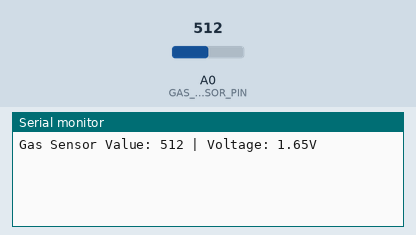
This sketch was run on a simulated Arduino Uno, built with avr-gcc and run on an emulated ATmega328P. Parts: the last lines printed to the serial monitor. Inputs (shaded band) come from the test bench; at power-on: A0 (GAS_SENSOR_PIN) = 512.

Above: at 2.2 s.
2.3 s: A0 (GAS_SENSOR_PIN) set to 716
At 3.7 s:
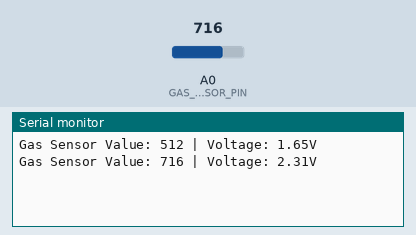
5.0 s: A0 (GAS_SENSOR_PIN) set to 900
At 6.5 s:
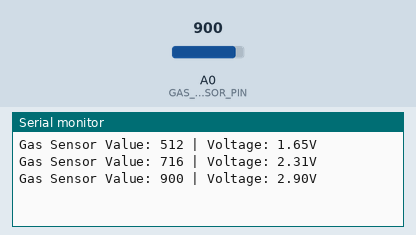
Timing chart, 0 to 8.0 s (numbered marks = the images above; inputs shaded):
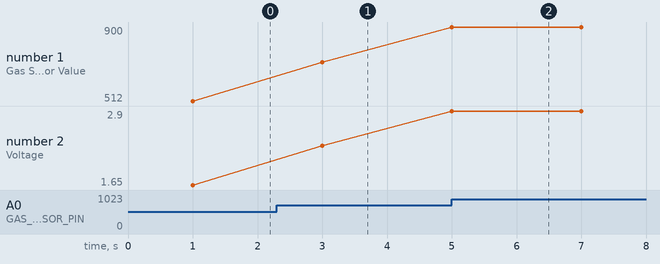

Measured:
- after the input at 2.3 s, the serial monitor: prints a new line after 0.70 s (image 1)
- after the input at 5.0 s, the serial monitor: prints a new line at once (image 2)
- plotted number 1: 512 → 716 after the input at 2.3 s, 716 → 900 after the input at 5.0 s
- plotted number 2: 1.65 → 2.31 after the input at 2.3 s, 2.31 → 2.9 after the input at 5.0 s

The sketch:

mq4-analog.ino
```cpp
// Define the pin for MQ-4 gas sensor
#define GAS_SENSOR_PIN A0  // Analog pin for the MQ-4 gas sensor

void setup() {
  Serial.begin(115200);  // Start the serial communication
  pinMode(GAS_SENSOR_PIN, INPUT);
  delay(1000);           // Give some time for setup
}

void loop() {
  int gasValue = analogRead(GAS_SENSOR_PIN);  // Read the value from the MQ-4 sensor
  float voltage = (gasValue / 1024.0) * 3.3;  // Convert the analog reading to voltage (for ESP8266's 3.3V range)

  Serial.print("Gas Sensor Value: ");
  Serial.print(gasValue);
  Serial.print(" | Voltage: ");
  Serial.print(voltage);
  Serial.println("V");

  delay(2000);  // Wait for 2 seconds before taking another reading
}
```
